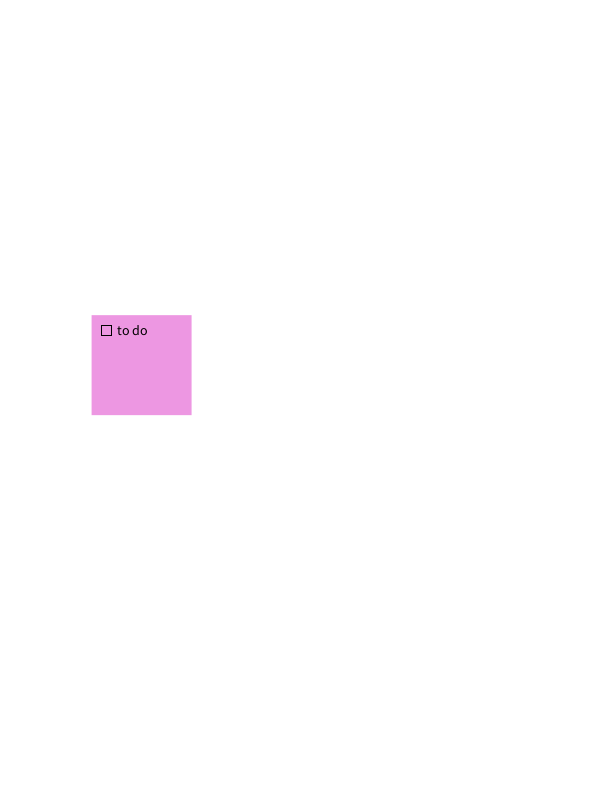
Frame 1 (no input)
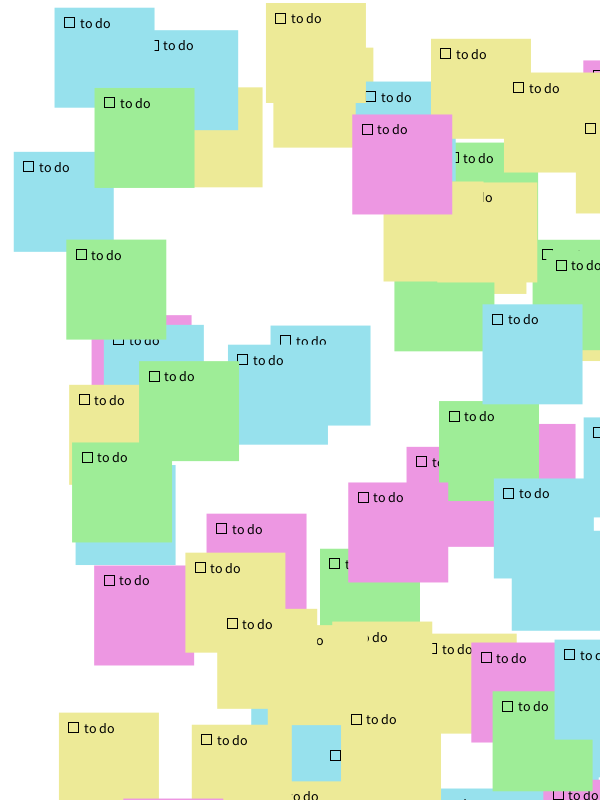
Frame 60 (the mouse pressed at the canvas centre just before this capture)
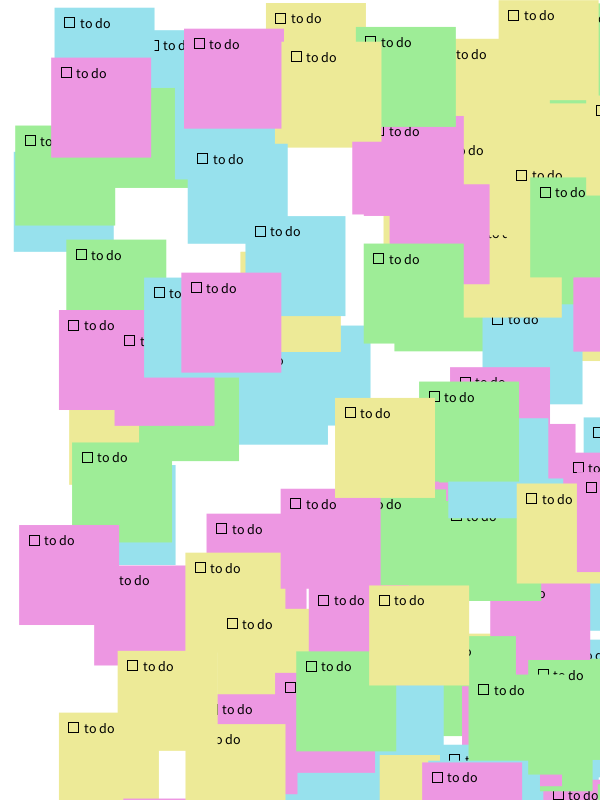
Frame 120 (the mouse held since frame 60 and released just before this capture)

The Processing sketch that drew these frames (run headless with seeded random() and noise(); from frame 60 on, the mouse is pressed at the canvas centre):

// Processing sketch: notes3
// ── notes3.pde
Note[] notes; // array of objects
int count= width*height; // number of possible places for notes
IntList noteList;

//opacity??? to hide???

void setup() {
  background(255);
  frameRate(3); //do something every second
  size(600, 800); // screen size

  noteList = new IntList();
  notes = new Note[count];
  for (int index=0; index < count; index++) {
    color[] colorList= {color(#EDEA97), color(#ED97E2), color(#9EED97), color(#97E1ED)};
    color c= colorList[parseInt(random(colorList.length))]; //select random color
    float x= random(0, width); //generate random x and y w/in screen limits
    float y=random(0, height);
    float w= 100;
    float h=100;
    float t=14;
    notes[index] = new Note(c, x, y, w, h, t);
  }
}

void draw() {
  int note= parseInt(random(0, notes.length));
  notes[note].display();
  noteList.append(note);

  switch(keyCode) {
    
  case UP:
  background(255);
    for (int i=0; i<noteList.size(); i++) {
      notes[noteList.get(i)].make_big();
      notes[noteList.get(i)].display();
    }
    case DOWN:
    background(255);
    for (int i=0; i<noteList.size(); i++) {
      notes[noteList.get(i)].make_small();
      notes[noteList.get(i)].display();
    }
    case RIGHT:
    background(255);
    for (int i=0; i<noteList.size(); i++) {
      notes[noteList.get(i)].move();
      notes[noteList.get(i)].display();
    }
    case LEFT:
    background(255);
    for (int i=0; i<noteList.size(); i++) {
      notes[noteList.get(i)].move();
      notes[noteList.get(i)].display();
    }
  }
}

// ── Note.pde
class Note {
  color [] colorList;
  color c;
  float x;
  float y;
  float w;
  float h;
  float t;

  Note(color cTemp, float xTemp, float yTemp, float wTemp, float hTemp, float tTemp) {
    c=cTemp;
    x=xTemp;
    y=yTemp;
    w= wTemp;
    h=hTemp;
    t=tTemp;
  }

  void display() {    
    noStroke();
    fill(c); //color sticky note
    rect(x, y, w, h); //main body of note
    fill(0); //black for text
    textSize(t);
    text("to do", x+(w/4), y+(h/5));
    stroke(2); //check box has black outline
    fill(c); // check box fill same color as main note
    rect(x+(w/10), y+(h/10), w/10, h/10);
  }
  void make_big() {
    w+= 200;
    h+=200;
    t+=14;
  }
  void make_small() {
    if (w>11) {
      w-=10;
    } else {
      w=10;
    }
    if (h>11) {
      h-=10;
    } else {
      h=10;
    }
    if (t>2) {
      t-=1;
    } else {
      t=1;
    }
  }
  void move() {
    if (x<width-x || x<=0) {
      x+=random(width-x);
    } else {
      x-=random(width-x);
    }
    if (y<height-y|| y<=0) {
      y+=random(height-y);
    } else {
      y-=random(height-y);
    }
  }
}
